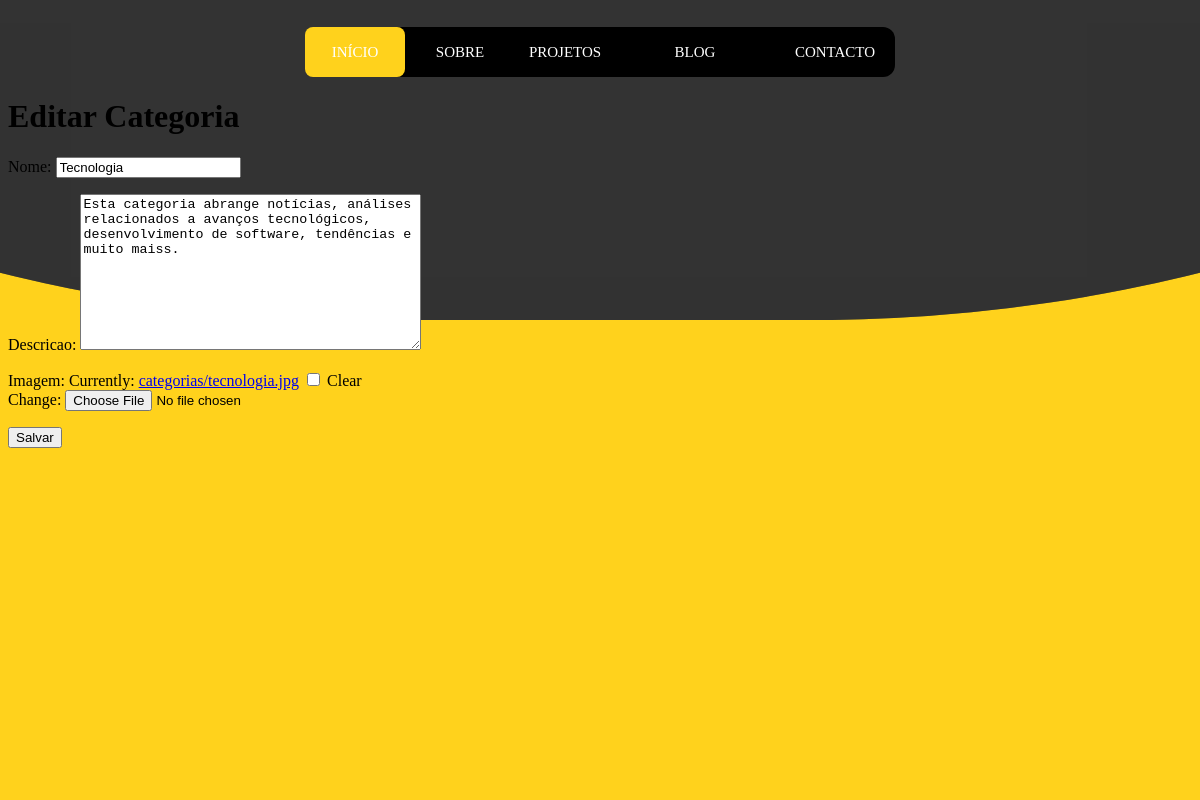
The app's page /editar_categoria_blog/7/ (signed in) with its own data.
### portifolio/models.py (models this page shows, shortened)
class Categoria(models.Model):
    nome = models.CharField(max_length=30)
    descricao = models.TextField(blank=False, null=False)
    imagem = models.ImageField(upload_to='categorias/', blank=True, null=True)
    data_criacao = models.DateTimeField(auto_now_add=True)

### portifolio/views.py (the view)
# urls.py: path('editar_categoria_blog/<int:categoria_id>/', views.editar_categoria_blog, name='editar_categoria_blog'),
@login_required
def editar_categoria_blog(request, categoria_id):
    categoria = get_object_or_404(Categoria, id=categoria_id)
    if request.method == 'POST':
        form = CategoriaForm(request.POST, request.FILES, instance=categoria)
        if form.is_valid():
            form.save()
            return redirect('portifolio:home_full_template')
    else:
        form = CategoriaForm(instance=categoria)
    context = {
        'form': form
    }
    return render(request, 'portfolio/blog/blog_template_folder/editar_categoria_blog.html', context)

### portifolio/forms.py
class CategoriaForm(forms.ModelForm):
    class Meta:
        model = Categoria
        fields = '__all__'

### portifolio/templates/portfolio/blog/blog_template_folder/editar_categoria_blog.html (shortened to what this page needs)
{% extends 'portfolio/base/layout_base.html' %}
{% block main %}
  <h1>Editar Categoria</h1>
  <form method="POST" enctype="multipart/form-data">
    {{ form.as_p }}
    <button type="submit">Salvar</button>
  </form>
{% endblock main %}

### portifolio/static/portfolio/css/base/layout_base.css (style rules this page uses)
* { box-sizing: border-box; }
:root { --color: #FFD21C; }

### records on screen
Categoria: nome "Tecnologia", descricao "Esta categoria abrange notícias, análises relacionados a avanços tecnológicos, desenvolvimento de software, tendências e muito maiss."
